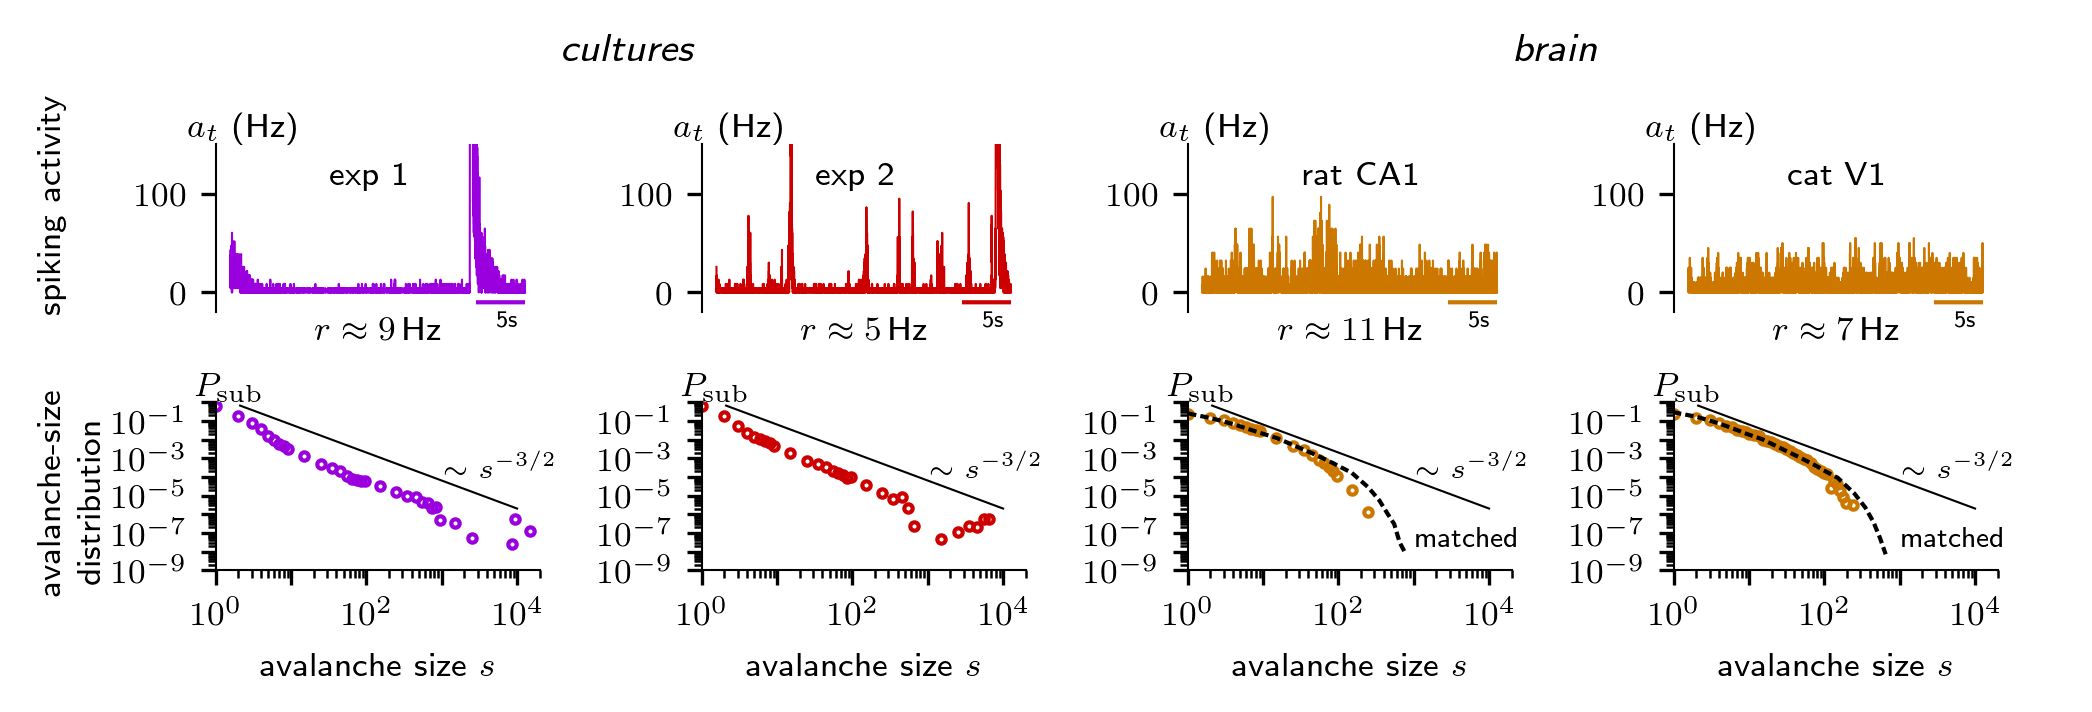

Write the Python code that produced this figure.
#!/usr/bin/python

import numpy
import matplotlib
import matplotlib.pyplot as plt
import matplotlib.collections as collections
import matplotlib.ticker as ticker

#plt.style.use('./prx2.mplstyle')

matplotlib.rcParams['text.latex.preview'] = True
params = {'text.latex.preamble' : [r'\usepackage{siunitx}', r'\usepackage{amsmath}']}
fig=plt.figure(figsize=(6.75, 2.00))
plt.rcParams.update(params)
plt.rcParams.update({'axes.titlesize':  8})
plt.rcParams.update({'axes.labelsize':  8})
plt.rcParams.update({'font.size':       8})
plt.rcParams.update({'legend.fontsize': 8})
plt.rcParams.update({'xtick.labelsize': 8})
plt.rcParams.update({'ytick.labelsize': 8})
plt.rcParams.update({'text.usetex':  True})
plt.rcParams.update({'savefig.bbox':  'tight'})
#sadly this is needed to fix the figure size to the predifined height and width from the style file
ax = plt.axes([0., 0., 1., 1.], frameon=False, xticks=[],yticks=[])

#experiments=("vitro1","vitro2","vivo1","vivo2")
experiments=("vitro1","vitro2","vivo1","vivo2")

name={  "vitro1":r"exp 1",\
        "vitro2":r"exp 2",\
        "vivo1" :r"rat CA1",\
        "vivo2" :r"cat V1 "}

dt={ "vitro1":4e-3,\
     "vitro2":4e-3,\
     "vivo1" :4e-3,\
     "vivo2" :4e-3}

rate={  "vitro1":9,\
        "vitro2":5,\
        "vivo1" :11,\
        "vivo2" :7}

num_electrodes={ "vitro1":58,\
                 "vitro2":58,\
                 "vivo1" :31,\
                 "vivo2" :50} 

activity={ "vitro1":"../../../paper/2018_homplast_dynamic-states/data/Exp_Wagenaar2005_rat_dense/result_8-2-34_populationActivity_cut_1000-1030.dat",\
           "vitro2":"../../../paper/2018_homplast_dynamic-states/data/Exp_Wagenaar2005_rat_dense/result_7-2-35_populationActivity_cut_1000-1030.dat",\
           "vivo1" :"../../../paper/2018_homplast_dynamic-states/data/Exp_Rat_Miszukeki_Hippocampus/result_ec013.527_populationActivity_cut_1000-1030.dat",\
           "vivo2" :"../../../paper/2018_homplast_dynamic-states/data/Exp_Blanche2009_cat/Cactivity.txt"}
avalanche={"vitro1":"../../../paper/2018_homplast_dynamic-states/data/Exp_Wagenaar2005_rat_dense/result_8-2-34_avalancheSize.dat",\
           "vitro2":"../../../paper/2018_homplast_dynamic-states/data/Exp_Wagenaar2005_rat_dense/result_7-2-35_avalancheSize.dat",\
           "vivo1" :"../../../paper/2018_homplast_dynamic-states/data/Exp_Rat_Miszukeki_Hippocampus/result_ec013.527_avalancheSize.dat",\
           "vivo2" :"../../../paper/2018_homplast_dynamic-states/data/Exp_Blanche2009_cat/avalanches.txt"}

color={ "vitro1":'#9900DD',\
        "vitro2":'#CC0000',\
        "vivo1" :'#CC7700',\
        "vivo2" :'#CC7700'}

for i,exp in enumerate(experiments):
    ######################################## activity
    col=1
    if exp=="vivo2":
        col=0
    data=numpy.loadtxt(activity[exp], usecols=(col,),unpack=True)
    time=numpy.arange(len(data))*4e-3
    #convert to rate=spikes/dt/channel
    data=data/dt[exp]/num_electrodes[exp]
    p_activity=plt.axes([0.09+0.24*i,0.58,0.16,0.28])
    p_activity.plot(time,data,color[exp],lw=0.5)
    p_activity.plot(numpy.arange(25,30,4e-3), numpy.ones(int(5./4e-3))*(-10), color=color[exp], linestyle='-', lw=1.0, solid_capstyle='butt')
    p_activity.text(27,-35.,'5s',size='x-small')
    p_activity.set_ylim([-20,150])
    p_activity.spines['bottom'].set_visible(False)
    p_activity.spines['right'].set_visible(False)
    p_activity.spines['top'].set_visible(False)
    p_activity.spines['left'].set_linewidth(0.5)
    plt.setp(p_activity,xticks=[], yticks=[])
    p_activity.set_yticks([0,100])
    p_activity.yaxis.set_ticks_position('left')
    p_activity.annotate(r'$a_t$ (Hz)', xy=(0,1), xytext=(-matplotlib.rcParams['ytick.major.pad']*2,8), ha='left', va='top', xycoords='axes fraction', textcoords='offset points')
    # exp label
    p_activity.text(10,110,name[exp])
    p_activity.set_xlabel(r'$r\approx %s$\,Hz'%rate[exp], labelpad=0.5)
#    p_activity.text(ccccc,,transform=p_activity.transAxes, va='bottom', ha='right')
    ######################################## avalanche size distribution
    s,Ps=numpy.loadtxt(avalanche[exp], usecols=(0,1), unpack=True)
    p_avalanche=plt.axes([0.09+0.24*i,0.15,0.16,0.28])
    p_avalanche.plot(s,Ps,'o', color=color[exp], lw=0.5, markersize=2, mec=color[exp], mfc='none')
    log_x=numpy.logspace(0,4,100)
    p_avalanche.plot(log_x[log_x>2e0],2*numpy.power(log_x[log_x>2e0],-3/2.),color='black',lw=0.5)
    p_avalanche.text(1e3,1e-4,r'$\sim s^{-3/2}$',size='small')
    if exp=="vivo2":
        BN_x,BN_y=numpy.loadtxt("../../../paper/2018_homplast_dynamic-states/data/result_avg_distribution_avalanche_cat_sub_size_BN_MF.dat", unpack=True)
        p_avalanche.plot(BN_x,BN_y,color='black',ls='dashed', lw=1, dashes=(2,1))
        p_avalanche.text(1e3,2e-8,r'matched',size='small')
    if exp=="vivo1":
        BN_x,BN_y=numpy.loadtxt("../../../paper/2018_homplast_dynamic-states/data/result_avg_distribution_avalanche_rat_sub_size_BN_MF.dat", unpack=True)
        p_avalanche.plot(BN_x,BN_y,color='black',ls='dashed', lw=1, dashes=(2,1))
        p_avalanche.text(1e3,2e-8,r'matched',size='small')
    p_avalanche.spines['bottom'].set_linewidth(0.5)
    p_avalanche.spines['right'].set_visible(False)
    p_avalanche.spines['top'].set_visible(False)
    p_avalanche.spines['left'].set_linewidth(0.5)
    p_avalanche.xaxis.set_ticks_position('bottom')
    p_avalanche.yaxis.set_ticks_position('left')
    p_avalanche.set_xscale('log')
    p_avalanche.set_yscale('log')
    p_avalanche.set_xlim([1,2e4])
    p_avalanche.set_xlabel(r'{avalanche size $s$}')
    p_avalanche.xaxis.set_major_locator(matplotlib.ticker.LogLocator(base=10.0, subs=(1.0,), numticks=100) )
    p_avalanche.xaxis.set_minor_locator(ticker.LogLocator(base=10., subs=numpy.arange(2,10)*.1, numticks=100))
    p_avalanche.xaxis.set_minor_formatter(matplotlib.ticker.NullFormatter())
    p_avalanche.yaxis.set_major_locator(matplotlib.ticker.LogLocator(base=10.0, subs=(1.0,), numticks=100) )
    p_avalanche.yaxis.set_minor_locator(ticker.LogLocator(base=10., subs=numpy.arange(2,10)*.1, numticks=100))
    p_avalanche.yaxis.set_minor_formatter(matplotlib.ticker.NullFormatter())
    p_avalanche.annotate(r'$P_\mathrm{sub}$', xy=(0,1), xytext=(-matplotlib.rcParams['ytick.major.pad']*1.5,8), ha='left', va='top', xycoords='axes fraction', textcoords='offset points')
    plt.setp(p_avalanche.get_xticklabels()[::2], visible=False)
    plt.setp(p_avalanche.get_yticklabels()[::2], visible=False)
    p_avalanche.set_ylim([1e-9,1])

#additional labels
plt.figtext(0.26,1.00,r' \textit{cultures}', size='large')
plt.figtext(0.73,1.00,r' \textit{brain}',    size='large')
plt.figtext(0,0.90, r'{spiking activity}',rotation=90)
plt.figtext(0,0.41, r'{avalanche-size}',rotation=90)
plt.figtext(0.02,0.36, r'{distribution}',rotation=90)

#plt.show()
plt.savefig("fig_overview_experiment.png", transparent=True, dpi=300)
